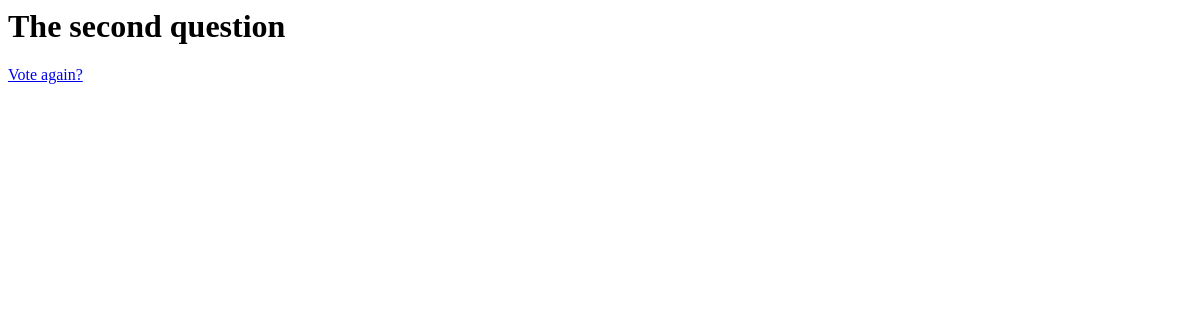
The page /polls/2/results/ on the database as committed earlier.
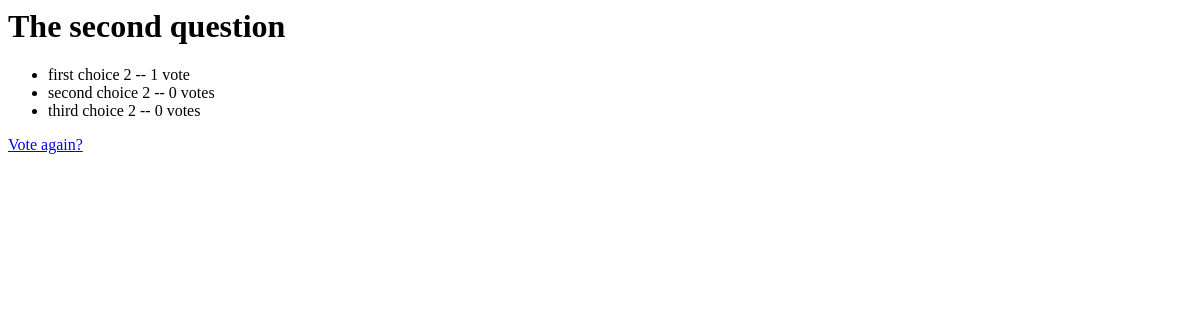
The same page on the database as committed later.
### polls/models.py (models this page shows, shortened)
class BaseModel(models.Model):
    class Meta:
        abstract = True

class Choice(BaseModel, models.Model):
    question = models.ForeignKey(Question, on_delete=models.CASCADE)
    choice_text = models.CharField(max_length=200)
    votes = models.IntegerField(default=0)

### polls/views.py (the view)
# urls.py: path('<int:pk>/results/', views.result, name='results'),
def result(request, pk):
    template = loader.get_template('polls/results.html')
    try:
        question = Question.objects.get(pk=pk)
        vote_history = VoteHistory.objects.filter(question=question)
        print(vote_history)
        context = {
            'question': question,
            'vote_history': vote_history,
        }
    except Question.DoesNotExist:
        raise Http404("Question does not exist")
    return HttpResponse(template.render(context, request))

### polls/templates/polls/results.html (shortened to what this page needs)
<h1>{{ question.question_text }}</h1>
<ul>
{% for choice in question.choice_set.all %}
    <li>
        {{ choice.choice_text }} -- {{ choice.votes }} vote{{ choice.votes|pluralize }}
    </li>
{% endfor %}
</ul>
<a href="{% url 'polls:detail' question.id %}">Vote again?</a>

Rows that differ between the two databases and show on the page:
added Choice: choice_text "first choice 2", votes "1"
added Choice: choice_text "second choice 2", votes "0"
added Choice: choice_text "third choice 2", votes "0"
